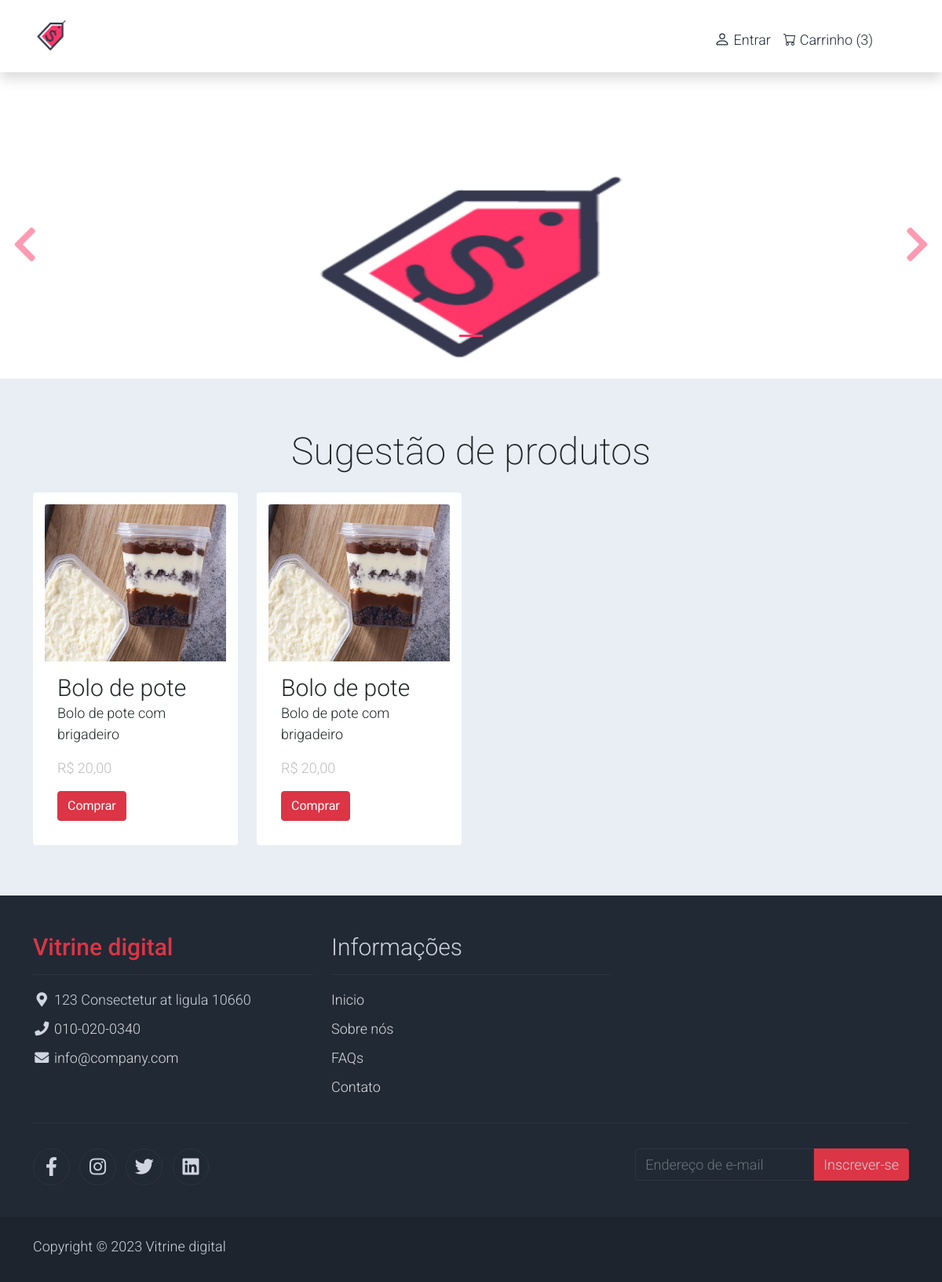
/store/b3a9a6d935f8445bb1ee3d91245d5a3f, run on an earlier commit of the app's database.
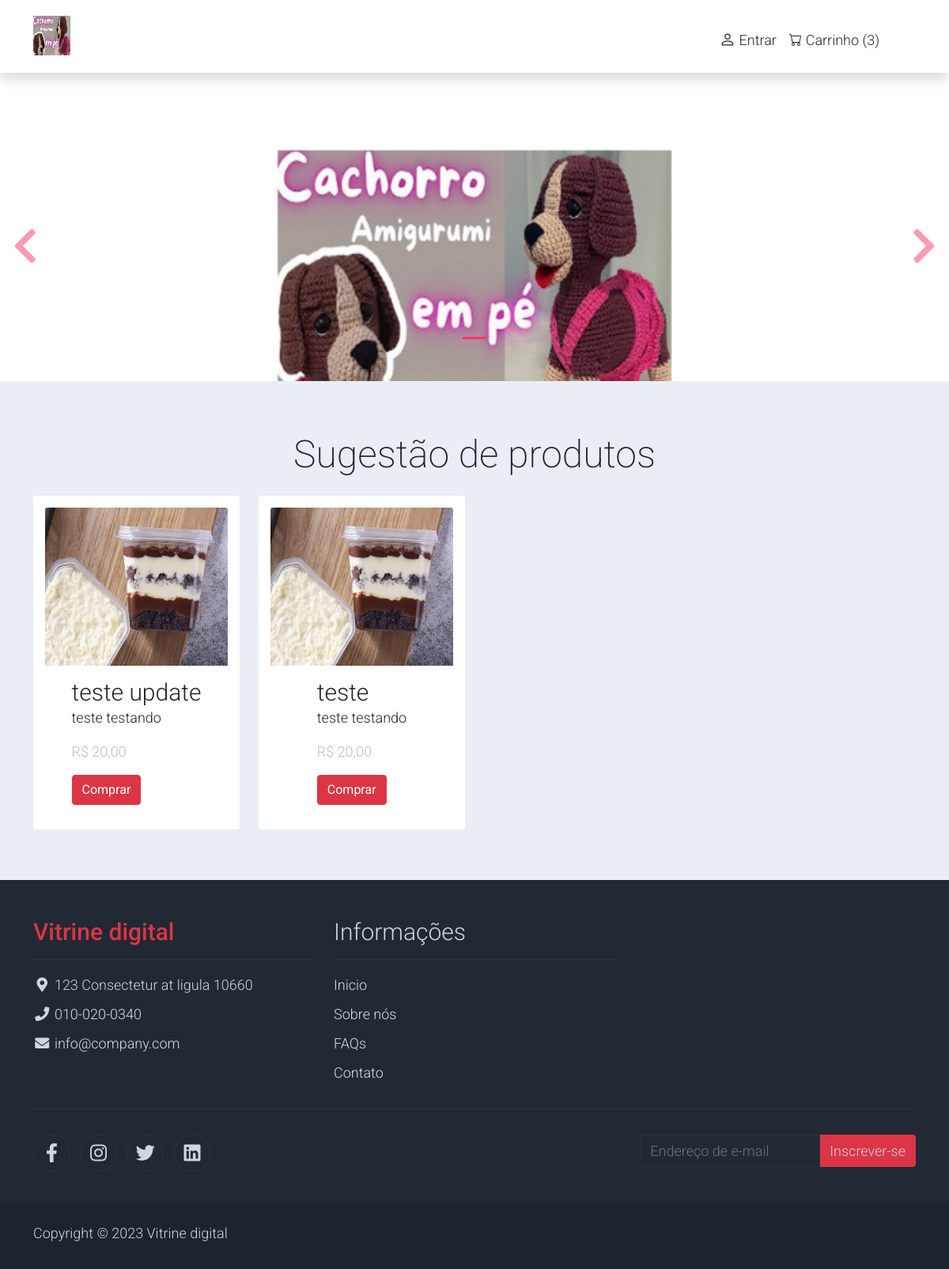
And on a later commit of the database.
### apps/main/models.py (models this page shows)
class Stores(models.Model):
    id = models.UUIDField(primary_key=True, default=uuid.uuid4, editable=False)
    cnpj = models.CharField(max_length=200, unique=True)
    corporate_name = models.CharField(max_length=200)
    email = models.EmailField()
    password = models.CharField(max_length=200)
    contact = models.CharField(max_length=200)
    segment = models.CharField(
        max_length = 200,
        choices = SEGMENT_CHOICES,
        default = '-------------'
    )
    logo = models.ImageField(upload_to = "logos/")

### apps/company/models.py (models this page shows)
class Products(models.Model):
    name = models.CharField(max_length=200)
    description = models.CharField(max_length=200)
    price = models.DecimalField(decimal_places=2,max_digits=10)
    image = models.ImageField(upload_to = "image-products/")
    store = models.ForeignKey(Stores, on_delete=models.CASCADE)

### apps/main/views.py (the view)
# urls.py: path("store/<str:id>", StoreView.as_view(), name="store"),
class StoreView(View):
    def get(self, request, id):
        store = Stores.objects.get(id=id)
        products = Products.objects.filter(store__id=id)
        item = {
            "store": store,
            "products": products,
        }
        return render(request, "store.html", item)

### apps/main/templates/store.html (shortened to what this page needs)
<!DOCTYPE html>
<html lang="pt-br">
{% include 'templates/partials/head.html' %}
<head>
</head>
<nav class="navbar navbar-expand-lg navbar-light shadow">
    <div class="container d-flex justify-content-between align-items-center">
        <a class="navbar-brand text-success logo h1 align-self-center" href="/store/{{store.id}}">
            <img class="img-fluid" src="{{store.logo.url}}" style="width: 50px; height: 50px;">
        </a>
        <div class="align-self-center collapse navbar-collapse flex-fill  d-lg-flex justify-content-lg-between"
            id="templatemo_main_nav">
            <div class="navbar align-self-center d-flex">
                <div class="user-info">
                </div>
                {% if user.is_authenticated == False %}
                <div class="user-info">
                    <a href="#" id="entrar">
                        Entrar
                    </a>
                    <a href="#" class="cart">
                        <span>Carrinho</span>
                        <span>(3)</span>
                    </a>
                </div>
                {% endif %}
            </div>
        </div>
    </div>
</nav>
<div id="content-wrapper">
    <div id="template-mo-zay-hero-carousel" class="carousel slide" data-bs-ride="carousel">
        <ol class="carousel-indicators">
            <li data-bs-target="#template-mo-zay-hero-carousel" data-bs-slide-to="0" class="active"></li>
        </ol>
        <div class="carousel-inner">
            <div class="carousel-item active">
                <div class="container">
                    <div class="row p-5">
                        <div class="mx-auto col-md-8 col-lg-6 order-lg-last">
                            <img class="img-fluid" src="{{store.logo.url}}" style="width: 100%; height: 300px;" alt="">
                        </div>
                    </div>
                </div>
            </div>
        </div>
        <a class="carousel-control-prev text-decoration-none w-auto ps-3" href="#template-mo-zay-hero-carousel"
            role="button" data-bs-slide="prev">
            <i class="fas fa-chevron-left"></i>
        </a>
        <a class="carousel-control-next text-decoration-none w-auto pe-3" href="#template-mo-zay-hero-carousel"
            role="button" data-bs-slide="next">
            <i class="fas fa-chevron-right"></i>
        </a>
    </div>
</div>
<section class="featured-produts bg-light" id="produtos">
    <div class="container py-5">
        <div class="row text-center py-3">
            <div class="col-lg-6 m-auto">
                <h1 class="h1">Sugestão de produtos</h1>
            </div>
        </div>
        <div class="row">
            {% if products %}
            {% for product in products %}
            <div class="col-12 col-md-3 mb-3">
                <div class="card h-100">
                    <a href="/store/{{product.store.id}}">
                        <img src={{product.image.url}} class="card-img-top img-fluid" alt="...">
                    </a>
                    <div class="card-body">
                        <a href="/store/{{product.store.id}}"
                            class="h2 text-decoration-none text-dark">{{product.name}}</a>
                        <p class="card-text">
                            {{product.description}}
                        </p>
                        <p class="text-muted text-right"> R$ {{product.price}} </p>
                        <a href="/store/{{product.store.id}}">
                            <button class="btn btn-danger">Comprar</button>
                        </a>
                    </div>
                </div>
            </div>
            {% endfor %}
            {% else %}
            <h2 style="padding: 50px 0 100px 0;">Ainda não há produtos nessa loja.</h2>
            {% endif %}
        </div>
    </div>
</section>
{% include 'templates/partials/footer.html' %}

What changed in the data, as far as the page shows it:
removed Products: image (picture), name "Bolo de pote", description "Bolo de pote com brigadeiro", price "20,00"
changed Stores: logo: a different picture
changed Products: name "Bolo de pote" → "teste update"; description "Bolo de pote com brigadeiro" → "teste testando"
added Products: image (picture), name "teste", description "teste testando", price "20,00"
